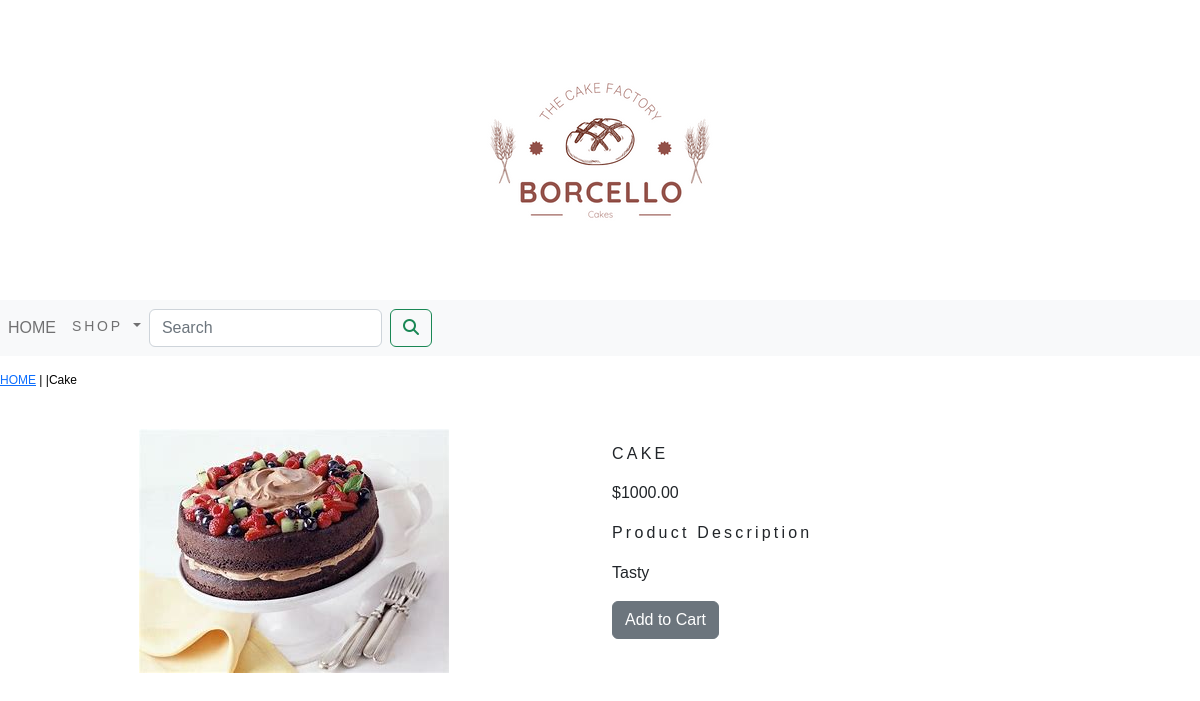
The app's page /shop/cakes/cake/ with its own data.
### shop/models.py (models this page shows, shortened)
class Product(models.Model):
    name=models.CharField(max_length=250,unique=True)
    slug=models.SlugField(max_length=250,unique=True)
    description=models.TextField(blank=True)
    price=models.DecimalField(max_digits=10,decimal_places=2)
    category=models.ForeignKey(Category,on_delete=models.CASCADE)
    image=models.ImageField(upload_to='product',  blank=True)
    stock=models.IntegerField()
    available=models.BooleanField(default=True)
    created=models.DateTimeField(auto_now_add=True)
    updated=models.DateTimeField(auto_now=True)
    class Meta:
        ordering = ('name',)
        verbose_name = 'product'
        verbose_name_plural = 'products'

### shop/views.py (the view)
# urls.py: path('<slug:c_slug>/<slug:product_slug>/',views.proDetail,name='proCatDetail'),
def proDetail(request,c_slug,product_slug):
    try:
        product=Product.objects.get(category__slug=c_slug,slug=product_slug)
    except Exception as e:
        raise e
    return render(request,'product.html',{'product':product})

### cart/context_processors.py (called while the page is built)
def counter(request):
    item_count=0
    if 'admin' in request.path:
        return {}
    else:
        try:
            cart=Cart.objects.filter(cart_id=_cart_id(request))
            cart_items=CartItem.objects.all().filter(cart=cart[:1])
            for cart_item in cart_items:
                item_count += cart_item.quantity
        except Cart.DeosNotExist:
            item_count =0
    return  dict(item_count=item_count)

### cart/views.py (called while the page is built)
def _cart_id(request):
    cart=request.session.session_key
    if not cart:
        cart=request.session.create()
    return cart

### shop/context_processors.py (called while the page is built)
def menu_links(request):
    links=Category.objects.all()
    return dict(links=links)

### shop/models.py (called while the page is built)
    def get_url(self):
        return reverse('shop:products_by_category',args=[self.slug])

### TEMPLATES/product.html (shortened to what this page needs)
{% extends 'base.html' %}
{% load static %}
{% block body %}
<div class="row my_prod_row_class">
    <div class="mx_auto">
        <p> <a href="{% url 'shop:allProdCat' %}">HOME</a> | <a href="{{product.category.get_url}}">{{product.categor}}</a>|{{product.name}}</p>
    </div>
 <div class="container">
 <br>
    <div class="row">
    <div class="col-12 col-sm-12 col-md-12 col-lg-6 text-center">
        <div style="min-width:18rem">
            <img src="{{product.image.url}}" alt="{{product.name}}">
        </div>
    </div>
        <div class="col-12 col-sm-12 col-md-12 col-lg-6">
            <div>
            <h1 class="my_prod_title">{{product.name}}</h1>
            <p>${{product.price}}</p>
            <p class="my_title"> Product Description </p>
            <p class="text-justify my_prod_text">{{product.description}}</p>
            {% if product.stock <= 0 %}
            <p class="text-justify my_prod_text"><b> Out of stock</b></p>
             {% else %}
            <a class="btn btn-secondary" href="{% url 'cart:add_cart' product.id %}">Add to Cart</a>
            {% endif %}
        </div>
            </div>
   </div>
 </div>
</div>
{% endblock %}

### static/css/custom.css (style rules this page uses)
body { font-family: 'Poppins', sans-serif; }
.my_title { font-size:16px; text_transform:uppercase; letter-spacing:.2em }
.my_prod_row_class { padding-top:15px; padding-bottom:20px }
.my_prod_row_class .mx_auto { color:#000; font-size:12px; text-decortion:name; }
.my_prod_title { font-size:16px; text-transform:uppercase; letter-spacing:.2em; padding-top:15px; padding-bottom:10px }
.my_prod_text { padding-right:20px }

### records on screen
Product: name "Cake", image (picture), name "CAKE", price "1000.00", description "Tasty"
